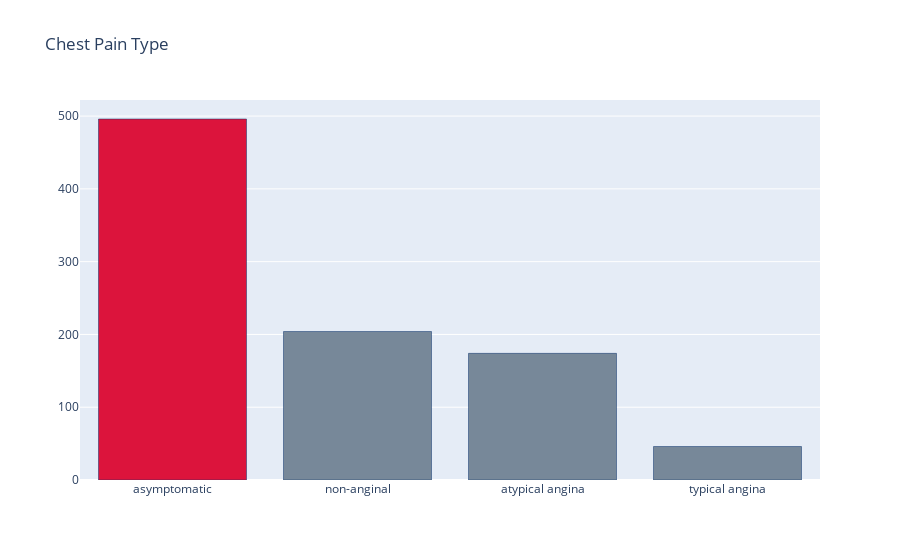

Notebook source saved alongside this figure:
### Code cell
colors = ['lightslategrey',]*100
colors[0] = 'crimson'

trace = go.Bar(x = df_cp['cp'],
               y = df_cp['count'], 
               marker_color = colors, 
               marker_line_color='rgb(8,48,107)'
               )

data = [trace]
layout = go.Layout(title = 'Chest Pain Type')
go.Figure(data = data, layout = layout)

### Figure 1 — Plotly figure (JSON) as saved in the notebook; plotly's stock layout.template omitted (floating-point values rounded to 4 significant figures)
{"data": [{"marker": {"color": ["crimson", "lightslategrey", "lightslategrey", "lightslategrey", "lightslategrey", "lightslategrey", "lightslategrey", "lightslategrey", "lightslategrey", "lightslategrey", "lightslategrey", "lightslategrey", "lightslategrey", "lightslategrey", "lightslategrey", "lightslategrey", "lightslategrey", "lightslategrey", "lightslategrey", "lightslategrey", "lightslategrey", "lightslategrey", "lightslategrey", "lightslategrey", "lightslategrey", "lightslategrey", "lightslategrey", "lightslategrey", "lightslategrey", "lightslategrey", "lightslategrey", "lightslategrey", "lightslategrey", "lightslategrey", "lightslategrey", "lightslategrey", "lightslategrey", "lightslategrey", "lightslategrey", "lightslategrey", "lightslategrey", "lightslategrey", "lightslategrey", "lightslategrey", "lightslategrey", "lightslategrey", "lightslategrey", "lightslategrey", "lightslategrey", "lightslategrey", "lightslategrey", "lightslategrey", "lightslategrey", "lightslategrey", "lightslategrey", "lightslategrey", "lightslategrey", "lightslategrey", "lightslategrey", "lightslategrey", "lightslategrey", "lightslategrey", "lightslategrey", "lightslategrey", "lightslategrey", "lightslategrey", "lightslategrey", "lightslategrey", "lightslategrey", "lightslategrey", "lightslategrey", "lightslategrey", "lightslategrey", "lightslategrey", "lightslategrey", "lightslategrey", "lightslategrey", "lightslategrey", "lightslategrey", "lightslategrey", "lightslategrey", "lightslategrey", "lightslategrey", "lightslategrey", "lightslategrey", "lightslategrey", "lightslategrey", "lightslategrey", "lightslategrey", "lightslategrey", "lightslategrey", "lightslategrey", "lightslategrey", "lightslategrey", "lightslategrey", "lightslategrey", "lightslategrey", "lightslategrey", "lightslategrey", "lightslategrey"], "line": {"color": "rgb(8,48,107)"}}, "type": "bar", "x": ["asymptomatic", "non-anginal", "atypical angina", "typical angina"], "y": [496, 204, 174, 46]}], "layout": {"title": {"text": "Chest Pain Type"}}}
